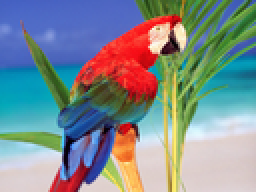
%> input picture Practica 3/Bogdan_Marcut_Marc_FerrerMargarit_P3/loro.png, 128 x 96 px, shrunk from 400 x 300 before the run (shown 2 times larger)
$ octave --eval "ej33;"   (GNU Octave 9; MATLAB toolbox functions it lacks are replaced by stand-ins)
%> lines starting %> are read from the running program, lines starting %| are printed output that depends on the picture; in (x1, y1, x2, y2) boxes, pixels count from 0 and x2, y2 are one past the last pixel; in counts of white or black regions, pixels touching at a corner belong together; the program's own positions count from 1
function ej33()
%ej33 Summary of this function goes here
%   Detailed explanation goes here
%a
close all;
imc = imread('loro.png');
%> imc is the input picture: size 96x128x3 uint8; mean R, G, B 127.9, 140.2, 143.9
img = rgb2gray(imc);
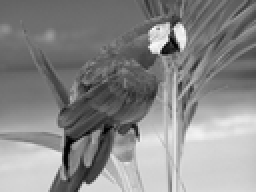
%> img: size 96x128 uint8 (shown 2 times larger); min 1, max 251, mean 137
[n m] = size(img);
%> n = 96; m = 128
X = zeros(n*m, 2);
X(:,1) = reshape(img, 1, n*m)';
X(:,2) = reshape(img, 1, n*m)';
figure
subplot(2,4,1); imshow(img); title('Original');
for i=1:6
    [idx, c] = kmeans(X, i);
    res = zeros(n,m,'uint8');
    res(:) = floor(c(idx(:),1));
    subplot(2, 4, i+1), imshow(res), title(['N=',num2str(i), ' clusters']),...
end
%> this loop made 6 passes
%> c on passes 1 to 4: [137 137], [104.2 104.2; 201.7 201.7], [76.76 76.76; 119.7 119.7; 205.1 205.1], [210.4 210.4; 68.61 68.61; 152.3 152.3; 108.7 108.7]
%> pass 2, in ej33, `imshow(res)`:
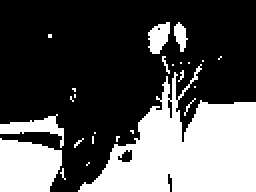
%> displayed picture: size 96x128, on the screen's scale of 0 to 255 (shown 2 times larger); values 104 (black) and 201 (white), 33.6% white; 25 white regions (20 under 20 px), largest, box (x1, y1, x2, y2) and area: (39, 32, 128, 96) 2966, (0, 69, 31, 96) 701, (0, 57, 32, 74) 198, (74, 11, 85, 27) 120, (87, 11, 94, 26) 63
%b
X = ones(n*m, 3);
X(:,1) = repmat(1:n, 1, m)';
tmp = (1:m)';
%> tmp = 128 values from 1 to 128
tmp = repmat(tmp,1,n)';
X(:,2)=tmp(:)';
X(:,3) = reshape(img, 1, n*m)';
[idx, c] = kmeans(X, 100);
%> c = 100 rows, first 12: [18.54 83.06 199.7; 30.56 123.1 87.72; 7.02 29.82 106.4; 87.93 110.3 209.6; 75.41 10.63 197.6; 20.06 85.48 237.3; 65.72 49.34 55.1; 33.48 9.63 99.07; 45.11 99.16 124.8; 85.68 45.15 63.77; 48.5 103.8 147.8; 89.63 79.74 212.4]
res = zeros(n,m,'uint8');
res(:) = floor(c(idx(:),3));
subplot(2, 4, 8),imshow(res), title('100 clusters, with pixel coordinates');
%> after `title('100 clusters, with pixel coordinates')`:
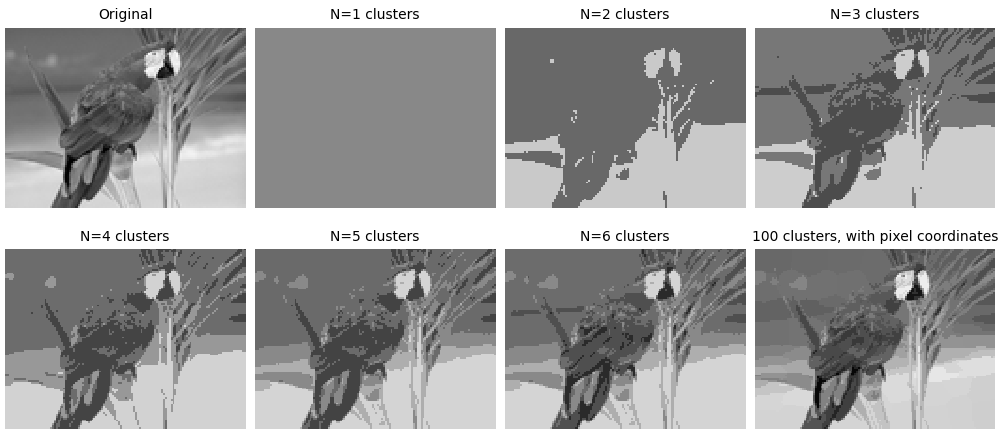
%> figure redrawn from the program's plot data, 8 panels

%c&d
figure;
subplot(2,2,1); imshow(imc); title('Original');
subplot(2,2,2); plotPixelDistribution(imc,0.5); title('Distribution of pixels');
%> (this line was passed over: plotPixelDistribution is not available in this run)
%e
X = ones(n*m, 3);
X(:,1) = reshape(imc(:,:,1), 1, n*m)';
X(:,2) = reshape(imc(:,:,2), 1, n*m)';
X(:,3) = reshape(imc(:,:,3), 1, n*m)';
%f
[idx, c] = kmeans(X, 16);
%> c = 16 rows, first 12: [206.5 223.6 237.2; 226.4 190.7 102.3; 123.9 166.4 81.35; 77.33 176.3 192; 166.4 90.48 70.58; 82.11 107.3 193; 61.34 53.22 39.36; 185.1 20.84 28.59; 134.1 198 211.2; 243.2 47.7 39.7; 9.76 156.6 183.5; 79.03 132 118.1]
res = zeros(n, m, 3, 'uint8');
res(:) = floor(c(idx(:),:));
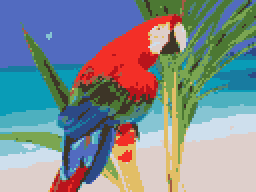
%> res: size 96x128x3 uint8 (shown 2 times larger); mean R, G, B 127.5, 139.7, 143.3
%g
subplot(2,2,3); imshow(res);
subplot(2,2,4); plotPixelDistribution(res);
%> (this line was passed over: plotPixelDistribution is not available in this run)
end
